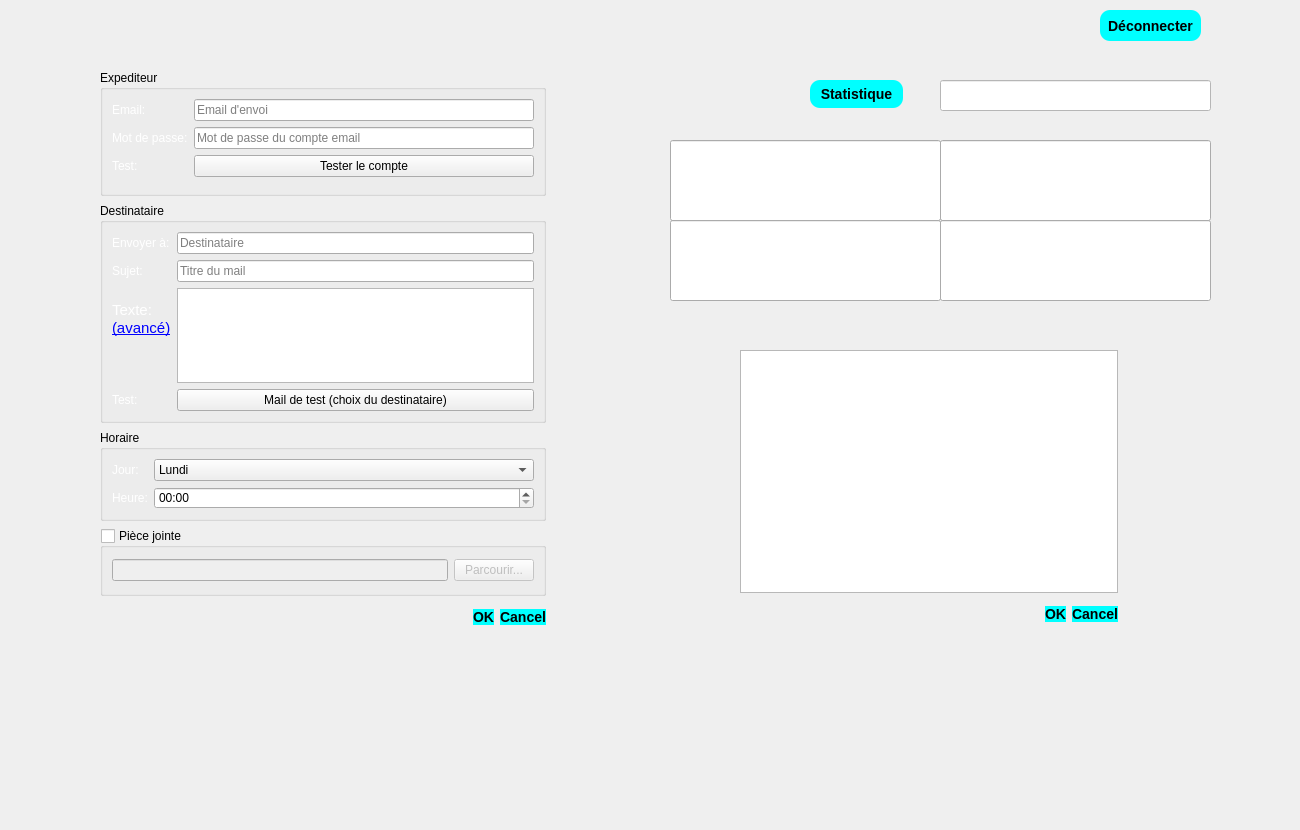
   <widget class="QWidget" name="tab_6">
    <attribute name="title">
     <string>Statistique adhérent</string>
    </attribute>
    <widget class="QLabel" name="label_2">
     <property name="geometry">
      <rect>
       <x>-30</x>
       <y>-100</y>
       <width>1291</width>
       <height>821</height>
      </rect>
     </property>
     <property name="text">
      <string/>
     </property>
     <property name="pixmap">
      <pixmap>../../Downloads/e-sport.jpg</pixmap>
     </property>
    </widget>
    <widget class="QPushButton" name="Statistique_adherent">
     <property name="geometry">
      <rect>
       <x>810</x>
       <y>80</y>
       <width>93</width>
       <height>28</height>
      </rect>
     </property>
     <property name="styleSheet">
      <string notr="true">color: black;
                                         
background-color: rgb(0, 255, 255);
                                         border-radius: 10px;
                                         font: bold 14px;</string>
     </property>
     <property name="text">
      <string>Statistique</string>
     </property>
    </widget>
    <widget class="QLineEdit" name="chercher_stat">
     <property name="geometry">
      <rect>
       <x>940</x>
       <y>80</y>
       <width>271</width>
       <height>31</height>
      </rect>
     </property>
     <property name="styleSheet">
      <string notr="true">font: 11pt &quot;MS Shell Dlg 2&quot;;
background-color: rgb(255, 255, 255);</string>
     </property>
    </widget>
    <widget class="QLineEdit" name="chercher_stat_2">
     <property name="geometry">
      <rect>
       <x>670</x>
       <y>140</y>
       <width>271</width>
       <height>81</height>
      </rect>
     </property>
    </widget>
    <widget class="QLineEdit" name="chercher_stat_3">
     <property name="geometry">
      <rect>
       <x>940</x>
       <y>140</y>
       <width>271</width>
       <height>81</height>
      </rect>
     </property>
    </widget>
    <widget class="QLineEdit" name="chercher_stat_4">
     <property name="geometry">
      <rect>
       <x>670</x>
       <y>220</y>
       <width>271</width>
       <height>81</height>
      </rect>
     </property>
    </widget>
    <widget class="QLineEdit" name="chercher_stat_5">
     <property name="geometry">
      <rect>
       <x>940</x>
       <y>220</y>
       <width>271</width>
       <height>81</height>
      </rect>
     </property>
    </widget>
    <widget class="QLabel" name="label_33">
     <property name="geometry">
      <rect>
       <x>990</x>
       <y>240</y>
       <width>55</width>
       <height>41</height>
      </rect>
     </property>
     <property name="styleSheet">
      <string notr="true">color: rgb(255, 255, 255);
font: 11pt &quot;MS Shell Dlg 2&quot;;</string>
     </property>
     <property name="text">
      <string>%</string>
     </property>
    </widget>
    <widget class="QLabel" name="label_34">
     <property name="geometry">
      <rect>
       <x>990</x>
       <y>150</y>
       <width>55</width>
       <height>41</height>
      </rect>
     </property>
     <property name="styleSheet">
      <string notr="true">color: rgb(255, 255, 255);
font: 11pt &quot;MS Shell Dlg 2&quot;;</string>
     </property>
     <property name="text">
      <string>%</string>
     </property>
    </widget>
    <widget class="QPushButton" name="deconnecter">
     <property name="geometry">
      <rect>
       <x>1100</x>
       <y>10</y>
       <width>101</width>
       <height>31</height>
      </rect>
     </property>
     <property name="styleSheet">
      <string notr="true">color: black;
                                         
background-color: rgb(0, 255, 255);
                                         border-radius: 10px;
                                         font: bold 14px;</string>
     </property>
     <property name="text">
      <string>Déconnecter</string>
     </property>
    </widget>
    <widget class="QGroupBox" name="grpFilePath">
     <property name="geometry">
      <rect>
       <x>100</x>
       <y>528</y>
       <width>446</width>
       <height>68</height>
      </rect>
     </property>
     <property name="title">
      <string>Pièce jointe</string>
     </property>
     <property name="flat">
      <bool>false</bool>
     </property>
     <property name="checkable">
      <bool>true</bool>
     </property>
     <property name="checked">
      <bool>false</bool>
     </property>
     <layout class="QHBoxLayout" name="horizontalLayout">
      <item>
       <widget class="QLineEdit" name="lineFilePath"/>
      </item>
      <item>
       <widget class="QPushButton" name="btnBrowseFilePath">
        <property name="text">
         <string>Parcourir...</string>
        </property>
       </widget>
      </item>
     </layout>
    </widget>
    <widget class="QGroupBox" name="grpUser">
     <property name="geometry">
      <rect>
       <x>100</x>
       <y>70</y>
       <width>446</width>
       <height>126</height>
      </rect>
     </property>
     <property name="title">
      <string>Expediteur</string>
     </property>
     <layout class="QFormLayout" name="formLayout_2">
      <item row="0" column="0">
       <widget class="QLabel" name="lblUser">
        <property name="styleSheet">
         <string notr="true">color: rgb(255, 255, 255);
font: 11pt &quot;MS Shell Dlg 2&quot;;
</string>
        </property>
        <property name="text">
         <string>Email:</string>
        </property>
       </widget>
      </item>
      <item row="0" column="1">
       <widget class="QLineEdit" name="lineUser">
        <property name="placeholderText">
         <string>Email d'envoi</string>
        </property>
       </widget>
      </item>
      <item row="1" column="0">
       <widget class="QLabel" name="lblPass">
        <property name="styleSheet">
         <string notr="true">color: rgb(255, 255, 255);
font: 11pt &quot;MS Shell Dlg 2&quot;;</string>
        </property>
        <property name="text">
         <string>Mot de passe:</string>
        </property>
       </widget>
      </item>
      <item row="1" column="1">
       <widget class="QLineEdit" name="linePass">
        <property name="echoMode">
         <enum>QLineEdit::Password</enum>
        </property>
        <property name="placeholderText">
         <string>Mot de passe du compte email</string>
        </property>
       </widget>
      </item>
      <item row="2" column="1">
       <widget class="QPushButton" name="btnTestUser">
        <property name="text">
         <string>Tester le compte</string>
        </property>
       </widget>
      </item>
      <item row="2" column="0">
       <widget class="QLabel" name="lblTestUser">
        <property name="styleSheet">
         <string notr="true">color: rgb(255, 255, 255);
font: 11pt &quot;MS Shell Dlg 2&quot;;</string>
        </property>
        <property name="text">
         <string>Test:</string>
        </property>
       </widget>
      </item>
     </layout>
    </widget>
    <widget class="QDialogButtonBox" name="buttonBox">
     <property name="geometry">
      <rect>
       <x>100</x>
       <y>603</y>
       <width>446</width>
       <height>28</height>
      </rect>
     </property>
     <property name="styleSheet">
      <string notr="true">color: black;
                                         
background-color: rgb(0, 255, 255);
                                         border-radius: 10px;
                                         font: bold 14px;</string>
     </property>
     <property name="standardButtons">
      <set>QDialogButtonBox::Cancel|QDialogButtonBox::Ok</set>
     </property>
    </widget>
    <widget class="QGroupBox" name="grpRcpt">
     <property name="geometry">
      <rect>
       <x>100</x>
       <y>203</y>
       <width>446</width>
       <height>220</height>
      </rect>
     </property>
     <property name="title">
      <string>Destinataire</string>
     </property>
     <layout class="QFormLayout" name="formLayout_3">
      <item row="0" column="0">
       <widget class="QLabel" name="lblRcpt">
        <property name="styleSheet">
         <string notr="true">color: rgb(255, 255, 255);
font: 11pt &quot;MS Shell Dlg 2&quot;;</string>
        </property>
        <property name="text">
         <string>Envoyer à:</string>
        </property>
       </widget>
      </item>
      <item row="0" column="1">
       <widget class="QLineEdit" name="lineRcpt">
        <property name="placeholderText">
         <string>Destinataire</string>
        </property>
       </widget>
      </item>
      <item row="1" column="0">
       <widget class="QLabel" name="lblSjt">
        <property name="styleSheet">
         <string notr="true">color: rgb(255, 255, 255);
font: 11pt &quot;MS Shell Dlg 2&quot;;</string>
        </property>
        <property name="text">
         <string>Sujet:</string>
        </property>
       </widget>
      </item>
      <item row="1" column="1">
       <widget class="QLineEdit" name="lineSjt">
        <property name="placeholderText">
         <string>Titre du mail</string>
        </property>
       </widget>
      </item>
      <item row="2" column="0">
       <widget class="QLabel" name="lblBody">
        <property name="styleSheet">
         <string notr="true">color: rgb(255, 255, 255);
font: 11pt &quot;MS Shell Dlg 2&quot;;</string>
        </property>
        <property name="text">
         <string>&lt;!DOCTYPE HTML PUBLIC &quot;-//W3C//DTD HTML 4.0//EN&quot; &quot;http://www.w3.org/TR/REC-html40/strict.dtd&quot;&gt;
&lt;html&gt;&lt;head&gt;&lt;meta name=&quot;qrichtext&quot; content=&quot;1&quot; /&gt;&lt;style type=&quot;text/css&quot;&gt;
p, li { white-space: pre-wrap; }
&lt;/style&gt;&lt;/head&gt;&lt;body style=&quot; font-family:'Ubuntu'; font-size:11pt; font-weight:400; font-style:normal;&quot;&gt;
&lt;p style=&quot; margin-top:0px; margin-bottom:0px; margin-left:0px; margin-right:0px; -qt-block-indent:0; text-indent:0px;&quot;&gt;Texte:&lt;/p&gt;
&lt;p style=&quot; margin-top:0px; margin-bottom:0px; margin-left:0px; margin-right:0px; -qt-block-indent:0; text-indent:0px;&quot;&gt;&lt;a href=&quot;richText&quot;&gt;&lt;span style=&quot; text-decoration: underline; color:#0000ff;&quot;&gt;(avancé)&lt;/span&gt;&lt;/a&gt;&lt;/p&gt;&lt;/body&gt;&lt;/html&gt;</string>
        </property>
       </widget>
      </item>
      <item row="2" column="1">
       <widget class="QTextEdit" name="lineBody"/>
      </item>
      <item row="3" column="1">
       <widget class="QPushButton" name="btnTestMail">
        <property name="text">
         <string>Mail de test (choix du destinataire)</string>
        </property>
       </widget>
      </item>
      <item row="3" column="0">
       <widget class="QLabel" name="lblTestMail">
        <property name="styleSheet">
         <string notr="true">color: rgb(255, 255, 255);
font: 11pt &quot;MS Shell Dlg 2&quot;;</string>
        </property>
        <property name="text">
         <string>Test:</string>
        </property>
       </widget>
      </item>
     </layout>
    </widget>
    <widget class="QGroupBox" name="grpTime">
     <property name="geometry">
      <rect>
       <x>100</x>
       <y>430</y>
       <width>446</width>
       <height>91</height>
      </rect>
     </property>
     <property name="title">
      <string>Horaire</string>
     </property>
     <layout class="QFormLayout" name="formLayout_4">
      <item row="0" column="0">
       <widget class="QLabel" name="lblDay">
        <property name="styleSheet">
         <string notr="true">color: rgb(255, 255, 255);
font: 11pt &quot;MS Shell Dlg 2&quot;;</string>
        </property>
        <property name="text">
         <string>Jour:</string>
        </property>
       </widget>
      </item>
      <item row="1" column="0">
       <widget class="QLabel" name="lblHour">
        <property name="styleSheet">
         <string notr="true">color: rgb(255, 255, 255);
font: 11pt &quot;MS Shell Dlg 2&quot;;</string>
        </property>
        <property name="text">
         <string>Heure:</string>
        </property>
       </widget>
      </item>
      <item row="0" column="1">
       <widget class="QComboBox" name="comboDay">
        <item>
         <property name="text">
          <string>Lundi</string>
         </property>
        </item>
        <item>
         <property name="text">
          <string>Mardi</string>
         </property>
        </item>
        <item>
         <property name="text">
          <string>Mercredi</string>
         </property>
        </item>
        <item>
         <property name="text">
          <string>Jeudi</string>
         </property>
        </item>
        <item>
         <property name="text">
          <string>Vendredi</string>
         </property>
        </item>
        <item>
         <property name="text">
          <string>Samedi</string>
         </property>
        </item>
        <item>
         <property name="text">
          <string>Dimanche</string>
         </property>
        </item>
       </widget>
      </item>
      <item row="1" column="1">
       <widget class="QTimeEdit" name="lineHour">
        <property name="displayFormat">
         <string>HH:mm</string>
        </property>
       </widget>
      </item>
     </layout>
    </widget>
    <widget class="QPlainTextEdit" name="plainTextEdit">
     <property name="geometry">
      <rect>
       <x>740</x>
       <y>350</y>
       <width>378</width>
       <height>243</height>
      </rect>
     </property>
    </widget>
    <widget class="QDialogButtonBox" name="buttonBox_2">
     <property name="geometry">
      <rect>
       <x>740</x>
       <y>600</y>
       <width>378</width>
       <height>28</height>
      </rect>
     </property>
     <property name="styleSheet">
      <string notr="true">color: black;
                                         
background-color: rgb(0, 255, 255);
                                         border-radius: 10px;
                                         font: bold 14px;</string>
     </property>
     <property name="orientation">
      <enum>Qt::Horizontal</enum>
     </property>
     <property name="standardButtons">
      <set>QDialogButtonBox::Cancel|QDialogButtonBox::Ok</set>
     </property>
    </widget>
   </widget>
